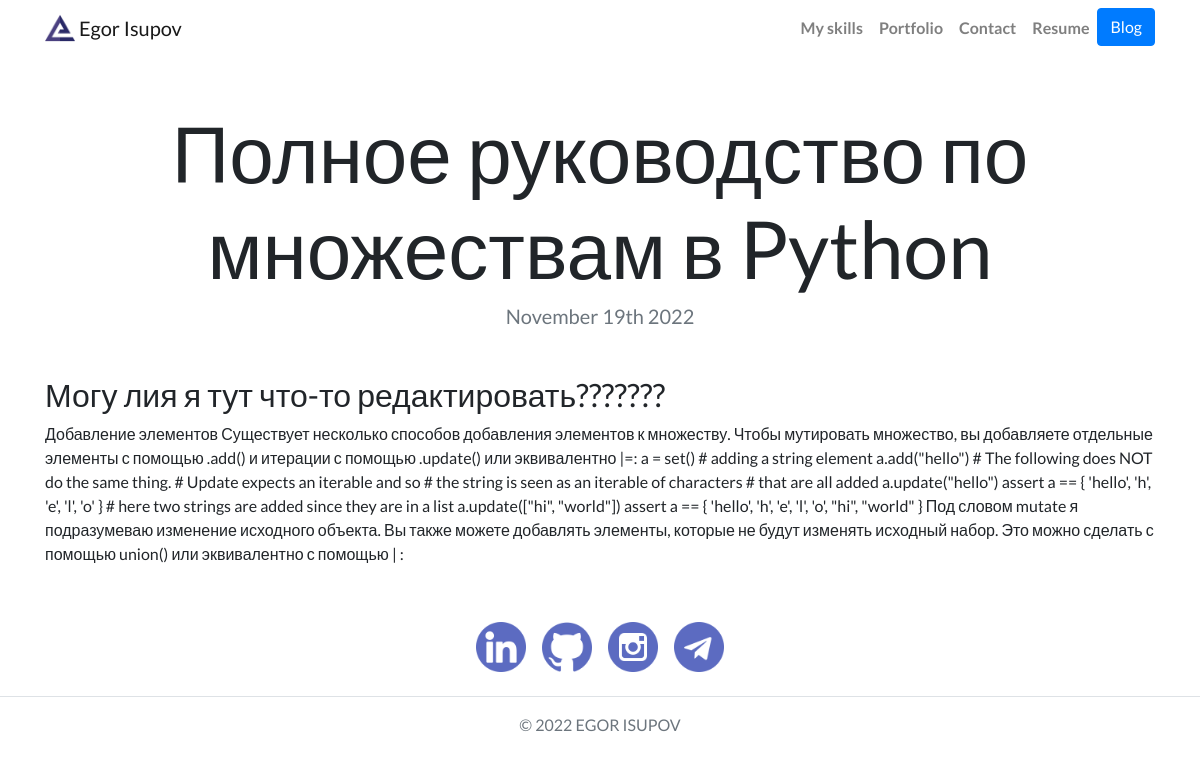
The app's page /blog/2/ with its own data.
### blog/models.py (models this page shows, shortened)
class Blog(models.Model):
    title = models.CharField(max_length=200)
    description = models.TextField()
    date = models.DateField()

### blog/views.py (the view)
# urls.py: path('<int:blog_id>/', views.detail, name='detail')
def detail(request, blog_id):
    blog = get_object_or_404(Blog, pk=blog_id)
    return render(request, 'blog/detail.html', {'blog': blog})

### blog/templates/blog/detail.html
{% extends "portfolio/base.html" %}
{% load static %}
{% block content %}
<h1 class="text-center mt-5" id="blogdetailtitle">{{ blog.title }}</h1>
<h5 class="text-center text-muted mb-5">{{ blog.date|date:'F jS Y' }}</h5>
<h2>Могу лия я тут что-то редактировать???????</h2>
{{ blog.description|safe }}
{% endblock %}

### portfolio/static/portfolio/custom.css (style rules this page uses)
body { font-family: 'Lato', sans-serif; }
@media (min-width: 992px) { #blogdetailtitle { font-size: 5rem; } }

### records on screen
Blog: title "Полное руководство по множествам в Python", date "November 19th 2022", description "Добавление элементов Существует несколько способов добавления элементов к множеству. Чтобы мутировать множество, вы добавляете отдельные элементы с помощью .add() и итерации с помощью .update() или эквивалентно |=: a = set() # adding a string element a.add(\"hello\") # The following does NOT do the same thing. # Update expects an iterable and so # the string is seen as an iterable of characters # that are all added a.update(\"hello\") assert a == { 'hello', 'h', 'e', 'l', 'o' } # here two strings are added since they are in a list a.update([\"hi\", \"world\"]) assert a == { 'hello', 'h', 'e', 'l', 'o', \"hi\", \"world\" } Под словом mutate я подразумеваю изменение исходного объекта. Вы также можете…"
